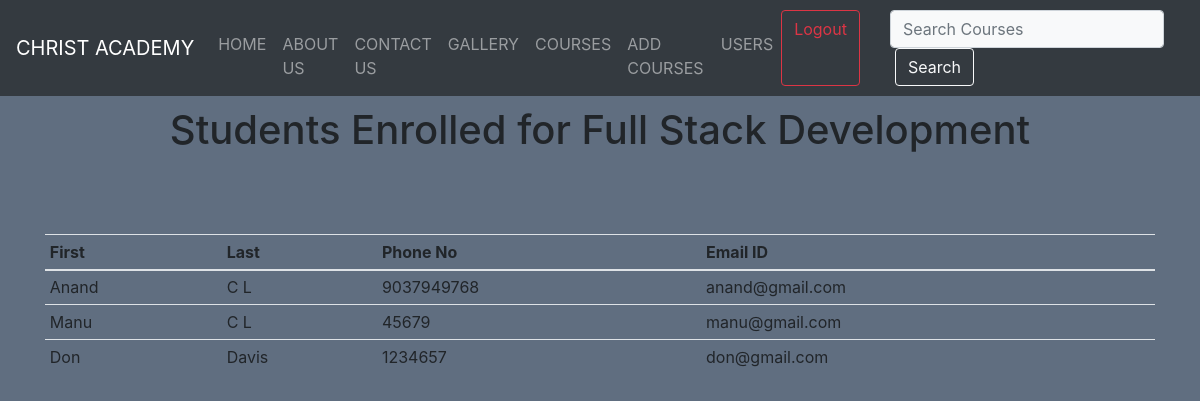
The app's page /viewstudents/4 (signed in) with its own data.
### webapp/models.py (models this page shows, shortened)
class Course(models.Model):
    name=models.CharField(max_length=30)
    fees=models.CharField(max_length=100000, )
    duration=models.CharField(max_length=100, )
    description=models.TextField(blank=True)

### members/models.py (models this page shows)
class CustomUser(AbstractUser):
    phone_num=models.CharField(max_length=20, unique=True)
    address= models.TextField()
    courses=models.ManyToManyField(Course,blank=True)
    REQUIRED_FIELDS=['phone_num']
    objects=UserManager()

### webapp/views.py (the view)
# urls.py: path('viewstudents/<course_id>',viewStudents,name='viewstudentsPage'),
def viewStudents(request,course_id):
    if request.user.is_superuser:
        course=Course.objects.get(id=course_id)
        students=course.customuser_set.all()
    return render(request, 'webapp/viewstudents.html',{'students':students ,'course':course.name})

### webapp/templates/webapp/viewstudents.html
{% extends 'webapp/base.html' %} {% block content %}
<center>
  {% if user.is_authenticated and user.is_superuser %}
  <h1>Students Enrolled for {{course}}</h1>
  <br /><br /><br />
  <div class="container">
    {% if students %}
    <table class="table table-sm">
      <thead>
        <tr>
          <th scope="col">First</th>
          <th scope="col">Last</th>
          <th scope="col">Phone No</th>
          <th scope="col">Email ID</th>
        </tr>
      </thead>
      <tbody>
        {% for std in students %}
        <tr>
          <td>{{std.first_name}}</td>
          <td>{{std.last_name}}</td>
          <td>{{std.phone_num}}</td>
          <td>{{std.email}}</td>
        </tr>
        {%endfor %}
      </tbody>
    </table>
    {% else %}
    <h2>No Students Enrolled</h2>
    {% endif %}
  </div>
  {% endif %}
</center>
{% endblock content %}

### webapp/templates/webapp/base.html (shortened to what this page needs)
{% load static %}
<!DOCTYPE html>
<html lang="en">
  <head>
    <link rel="stylesheet" href="{% static 'css/gall.css' %}" />
    <link
      rel="stylesheet"
      href="https://stackpath.bootstrapcdn.com/bootstrap/4.3.1/css/bootstrap.min.css"
    />
  </head>
  <body style="background-color: #606e80">
    {% include 'webapp/navbar.html' %}
    {% block content %} {% endblock %}
  </body>
</html>

### webapp/templates/webapp/navbar.html (shortened to what this page needs)
<nav class="navbar navbar-expand-lg navbar-dark bg-dark">
  <a class="navbar-brand" href="{% url 'homePage' %}">CHRIST ACADEMY</a>
  <div class="collapse navbar-collapse" id="navbarSupportedContent">
    <ul class="navbar-nav mr-auto mt-4 mt-lg-3">
      <li class="nav-item">
        <a class="nav-link" href="{% url 'homePage' %}">HOME </a>
      </li>
      <li class="nav-item">
        <a class="nav-link" href="#">ABOUT US</a>
      </li>
      <li class="nav-item">
        <a class="nav-link" href="#">CONTACT US</a>
      </li>
      <li class="nav-item">
        <a class="nav-link" href="{% url 'galleryPage' %}">GALLERY</a>
      </li>
      <li class="nav-item">
        <a class="nav-link" href="{% url 'coursesPage' %}">COURSES</a>
      </li>
      {% if user.is_authenticated and user.is_superuser %}
      <li class="nav-item">
        <a class="nav-link" href="{% url 'addcoursePage' %}">ADD COURSES</a>
      </li>
      <li class="nav-item">
        <a class="nav-link" href="{% url 'allusersPage' %}">USERS</a>
      </li>
      {% endif %}
    </ul>
    <div style="display: flex; justify-content: space-evenly">
      {% if user.is_authenticated %}
      <a class="btn btn-outline-danger" href="{% url 'logoutpage' %}">Logout</a>
      {% else %}
      <a class="btn btn-outline-primary" href="{% url 'loginpage' %}">Login</a>
      {% endif %}
      <form
        class="form-inline my-2 my-lg-0"
        method="POST"
        action="{% url 'searchcoursePage' %}"
        style="margin-left: 30px"
      >
        <input
          class="form-control bg-light"
          type="text"
          name="searched"
          placeholder="Search Courses"
        />
        <button
          class="btn btn-outline-light"
          type="submit"
          style="margin-left: 5px"
        >
          Search
        </button>
      </form>
    </div>
  </div>
</nav>

### webapp/static/css/gall.css (style rules this page uses)
.form-control { background-color: black; }

### records on screen
Course: name "Full Stack Development"
CustomUser: first_name "Anand", last_name "C L", phone_num "9037949768", email "anand@gmail.com"
CustomUser: first_name "Manu", last_name "C L", phone_num "45679", email "manu@gmail.com"
CustomUser: first_name "Don", last_name "Davis", phone_num "1234657", email "don@gmail.com"
